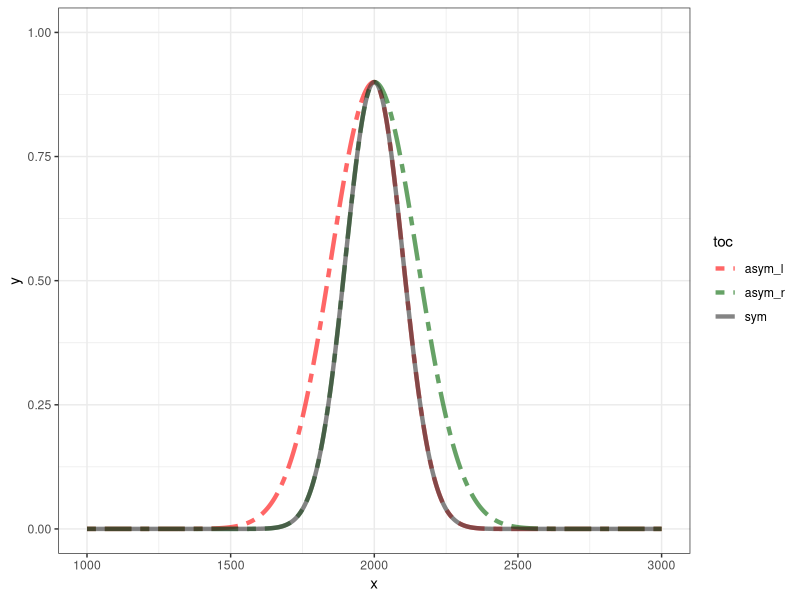
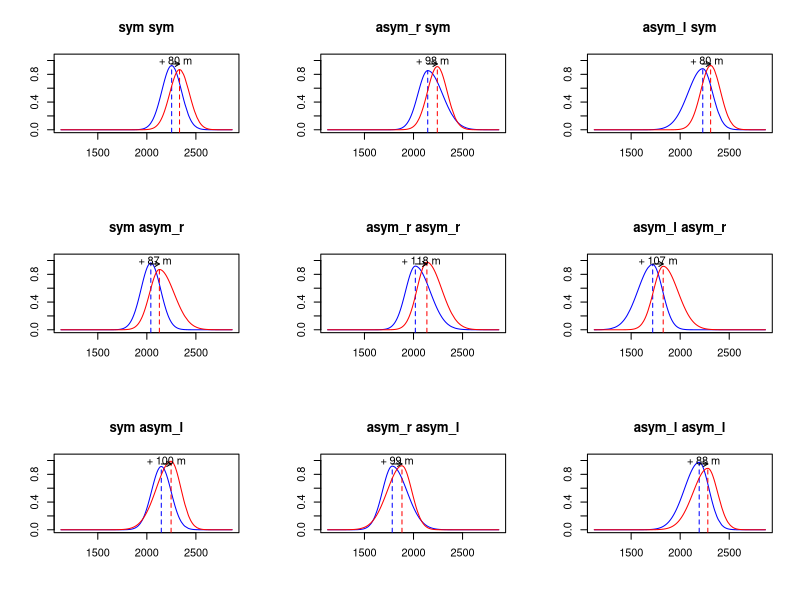
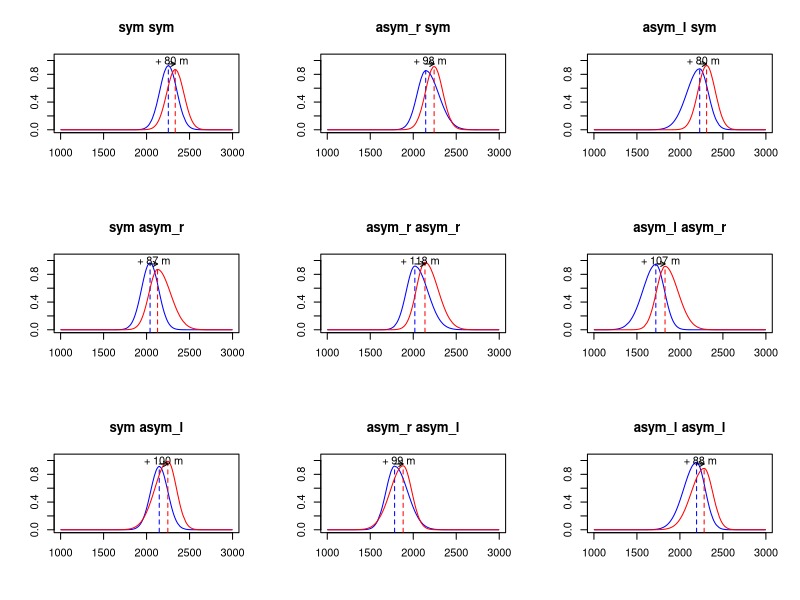

Source code (R) for these figures, in order: (Note: this script raises an error after producing the figures.)

library(magrittr)
library(ggplot2)

set.seed(1904)


#### Sampling scenario: same as first simulations ####
J <- 300 # number of sampling sites
N <- 9 # number of species
X_A1 <- msm::rmenorm(J, 1970, 355, 1000, 3000) #mean and sd chose accordingly with the application design
X_A1 <- X_A1[order(X_A1)]
#Scenario with uniform sampling
X_A2 <- runif(J, 1000, 3000)
X_A2 <- X_A2[order(X_A2)]

## Deduce the gradient 'limits' in which optimum could be simulated depending on sampling design ##
L_minA1 <- quantile(X_A1, 0.02) # below the bottom edge, 10% of sites remain
L_lowA1 <- quantile(X_A1, 0.1) # set a minimum for optimum within the sampling range
L_highA1 <- quantile(X_A1, 0.9)
L_maxA1 <- quantile(X_A1, 0.98)
L_minA2 <- quantile(X_A2, 0.02)
L_lowA2 <- quantile(X_A2, 0.1)
L_highA2 <- quantile(X_A2, 0.9)
L_maxA2 <- quantile(X_A2, 0.98)

#### Species Response Curves: new ####

# Create a function to simulate species response curves.
# Simulated SRCs are mixtures of two normal distributions having the same mean,
# but with potentially different variances. First distribution (resp. second) is used to 
# simulate the left (resp. right) side of optimum (i.e. the mean of the distribution) of the SRC.
# Hence, if the first distribution has a greater variance than the second distribution,
# the curve will be asymmetric to the left. If both distribution have the same variance, the
# SRC is symmetric. Note that we used the density function of the normal distribution, but
# with a parameter scale to reach a specified maximum probability value.
src_asym <- function(x, opt, sd_l, sd_r, max){
  y <- exp(-(x - opt)^2 / (2 * (sd_l ^ 2))) / (sd_l * sqrt(2 * 3.14))
  y2 <- exp(-(x - opt)^2 / (2 * (sd_r ^ 2))) / (sd_r * sqrt(2 * 3.14))
  y <- y * (max / max(y))
  y2 <- y2 * (max / max(y2))
  
  xy <- data.frame(x = x, y = y, y2 = y2)
  
  c(xy[xy$x <= opt, ]$y, xy[xy$x > opt, ]$y2)
}

## determine widths of the curve at psi = 0.05 for different sd 
qnorm(0.95, mean = 1900, sd = seq(110, 200, 10)) - qnorm(0.05, mean = 1900, sd = seq(110, 200, 10))
# -> if symmetric widths between 400 and 600 m (specialist width) correspond to (approx.) sd between 125 and 185
(qnorm(0.95, mean = 1900, sd = 120) - qnorm(0.5, mean = 1900, sd = 120)) +  (qnorm(0.5, mean = 1900, sd = 170) - qnorm(0.05, mean = 1900, sd = 170))
# -> asymmetric one curve with sd 120 and the other with 170 has a width of 477 m
sd2 <- rnorm(1000, 130, 10)
sd1 <- rnorm(1000, 180, 10)
range((qnorm(0.95, mean = 1900, sd = sd2) - qnorm(0.5, mean = 1900, sd = sd2)) +  (qnorm(0.5, mean = 1900, sd = sd1) - qnorm(0.05, mean = 1900, sd = sd1)))
# -> if we allow variation between species


# We defined three type of potential species response curves: symmetric, asymmetric to the left
# and to the right. We simulated 9 species to describe all possible combinations of SRC that
# could be between two periods. To keep it simple we chose to only simulate specialist species
# with optimum positions in the middle of the sampling range according to sampling scenario A1.
# Besides, we randomly attribute upward shifts following random draws from a normal distribution
# with mean and standard deviation of  100 m and 10 m respectively. 
# Once SRCs were simulated for each species and periods, we virtually observed
# presence/absence data from random draws of a Bernoulli distribution with parameter gave by SRCs. 
# We replicated the process 30 times.

# create data with species attributes used to calculate SRC
data.sp <- data.frame(
  # define type of curves for period 1
  "curve.type1" = rep(c("sym", #symmetric
                        "asym_r", #asymmetric to the right
                        "asym_l"), #asymmetric to the left
                      3),
  # define type of curves (toc) for period 1
  "curve.type2" = rep(c("sym", #symmetric
                        "asym_r", #asymmetric to the right
                        "asym_l"), #asymmetric to the left
                      each = 3),
  # according to the toc, define sd of the right and lefts parts of normal curves
  "sd_l.1" = rep(c(100, 100, 150), 3), # sd left part first period
  "sd_r.1" = rep(c(100, 150, 100), 3), # sd right part first period
  "sd_l.2" = rep(c(100, 100, 150), each = 3), # sd left part second period
  "sd_r.2" = rep(c(100, 150, 100), each = 3),# sd right part second period
  # simulate optima with only middle species
  "opt" = runif(9, L_lowA1 + 200, L_highA1 - 200),
  # simulate only upward shifts
  "shift" = runif(9, 80, 120),
  # simulate only specialist species
  "max.occ1" = runif(9, 0.85, 0.99),
  "max.occ2" = runif(9, 0.85, 0.99)
)


## Deduce from parameters species-environment relationship 
## Create one unique array containing simulated occupancy probabilities for each species in each scenarios ##
psi <- array(0, dim=c(J, N, 2, 2),
             dimnames = list(paste("site", 1:J, sep=""),
                             paste("sp", 1:N, sep=""),
                             c("p1", "p2"),
                             c("A1", "A2")))

for (s in c("A1", "A2")){
  if(s == "A1"){
    X <- X_A1
  }else{
    X <- X_A2
  }
  for (i in 1:N){
    psi[,i,1,s] <- src_asym(x = X[order(X)], 
                            opt = data.sp[i, ]$opt, 
                            sd_l = data.sp[i, ]$sd_l.1, 
                            sd_r = data.sp[i, ]$sd_r.1,
                            max = data.sp[i, ]$max.occ1)
    psi[,i,2,s] <- src_asym(x = X[order(X)], 
                            opt = (data.sp[i, ]$opt + data.sp[i, ]$shift), 
                            sd_l = data.sp[i, ]$sd_l.2, 
                            sd_r = data.sp[i, ]$sd_r.2,
                            max = data.sp[i, ]$max.occ2)
  }
}

## Create 30 replicated data sets of presence absence ##
Z <- array(0, dim=c(J, N, 2, 2, 30),
           dimnames = list(paste("site",1:J, sep=""),
                           paste("sp",1:N, sep=""),
                           c("p1","p2"),
                           c("A1", "A2"),
                           paste("repli", 1:30, sep="")))

for (s in c("A1", "A2")){
  for (p in 1:2){
    for (i in 1:N){
      for (j in 1:J){
        Z[j, i, p, s, ] <- rbinom(30, 1, psi[j, i, p, s])
      }
    }
  }
}

#### Visualization ####

# Illustration with three species for one period:
# symmetric (black), asymmetric left (red) and right (green)
x <- 1000:3000
y.sym <- src_asym(x = x, opt = 2000, sd_l = 100, sd_r = 100, max = 0.9) # sd chose to simulate a width around 450
y.asym_l <- src_asym(x = x, opt = 2000, sd_l = 150, sd_r = 100, max = 0.9) 
y.asym_r <- src_asym(x = x, opt = 2000, sd_l = 100, sd_r = 150, max = 0.9)

# Figure: Representation of the three types of species response curves. 
data.frame("x" = x,
           "y" = c(y.sym, y.asym_l, y.asym_r),
           "toc" = rep(c("sym", "asym_l", "asym_r"), each = length(x))) %>%
  ggplot(aes(x = x, y = y, col = toc)) +
  geom_line(aes(linetype = toc),size = 1.5, alpha = 0.6) +
  ylim(c(0, 1)) +
  scale_color_manual(values = c("red", "darkgreen", "grey20")) +
  scale_linetype_manual(values = c(6, 6, 1)) +
  theme_bw()

## Simulated SRCs for each species in scenario A1 ##
par(mfrow = c(3,3))
for (i in 1:N){
  plot(X_A1[order(X_A1)], psi[,i,1,1], 
       type = "l", 
       xlab = "", ylab = "", 
       ylim = c(0,1.05),
       xlim = range(X_A1),
       col = "blue",
       main = paste(data.sp[i, ]$curve.type1,
                    data.sp[i, ]$curve.type2))
  segments(x0 = data.sp[i, ]$opt,
           x1 = data.sp[i, ]$opt,
           y0 = - 1, 
           y1 = data.sp[i, ]$max.occ1,
           lty = 2,
           col = "blue")
  lines(X_A1[order(X_A1)], psi[,i,2,1],
        col = "red")
  segments(x0 = (data.sp[i, ]$opt + data.sp[i, ]$shift),
           x1 = (data.sp[i, ]$opt + data.sp[i, ]$shift),
           y0 = - 1, 
           y1 = data.sp[i, ]$max.occ2,
           lty = 2,
           col = "red")
  text(x = (data.sp[i, ]$opt + data.sp[i, ]$shift / 2),
       y = 1,
       labels = paste("+", round(data.sp[i, ]$shift, 0), "m"))
  arrows(x0 = (data.sp[i, ]$opt),
         x1 = (data.sp[i, ]$opt + data.sp[i, ]$shift),
         y0 = 0.95, 
         y1 = 0.95,
         length = 0.05)
}

## Simulated SRCs for each species in scenario A1 ##
par(mfrow = c(3,3))
for (i in 1:N){
  plot(X_A2[order(X_A2)], psi[,i,1,2], 
       type = "l", 
       xlab = "", ylab = "", 
       ylim = c(0, 1.05), 
       xlim = range(X_A2),
       col = "blue",
       main = paste(data.sp[i, ]$curve.type1,
                    data.sp[i, ]$curve.type2))
  segments(x0 = data.sp[i, ]$opt,
           x1 = data.sp[i, ]$opt,
           y0 = - 1, 
           y1 = data.sp[i, ]$max.occ1,
           lty = 2,
           col = "blue")
  lines(X_A2[order(X_A2)], psi[,i,2,2],
        col = "red")
  segments(x0 = (data.sp[i, ]$opt + data.sp[i, ]$shift),
           x1 = (data.sp[i, ]$opt + data.sp[i, ]$shift),
           y0 = - 1, 
           y1 = data.sp[i, ]$max.occ2,
           lty = 2,
           col = "red")
  text(x = (data.sp[i, ]$opt + data.sp[i, ]$shift / 2),
       y = 1,
       labels = paste("+", round(data.sp[i, ]$shift, 0), "m"))
  arrows(x0 = (data.sp[i, ]$opt),
         x1 = (data.sp[i, ]$opt + data.sp[i, ]$shift),
         y0 = 0.95, 
         y1 = 0.95,
         length = 0.05)
}

save(list = c("data.sp", "Z", "psi", "X_A1", "X_A2"),
     file = here::here("results", "simulated_data_asymSRC.RData"))
